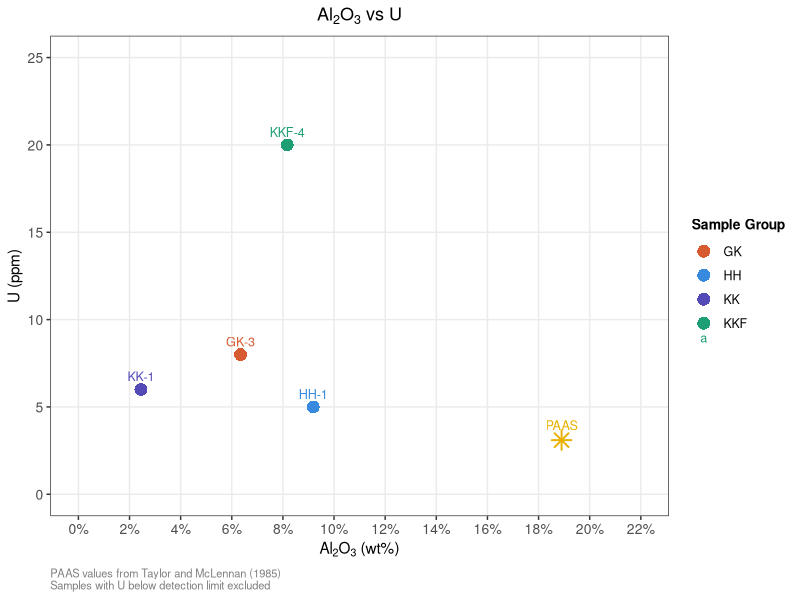

Recreate this plot in R.
library(ggplot2)

# Sample data - Al2O3 (wt%) and U (ppm)
data <- data.frame(
  sample = c("GK-2", "GK-3", "HH-1", "HH-2", "HH-3", 
             "KK-1", "KK-2", "KKF-1", "KKF-2", "KKF-3", "KKF-4", "KKF-5"),
  group = c("GK", "GK", "HH", "HH", "HH", 
            "KK", "KK", "KKF", "KKF", "KKF", "KKF", "KKF"),
  Al2O3 = c(5.2422, 6.3423, 9.1841, 4.9039, 7.0781,
            2.4449, 4.8967, 8.4659, 4.8450, 3.3062, 8.1666, 10.0037),
  U_ppm = c(NA, 8.0, 5.0, NA, NA,
            6.0, NA, NA, NA, NA, 20.0, NA)
)

# PAAS reference point
paas <- data.frame(
  sample = "PAAS",
  group = "PAAS",
  Al2O3 = 18.9,   # PAAS Al2O3 wt% - Taylor & McLennan 1985
  U_ppm = 3.1     # PAAS U ppm
)

# Group colours
group_colours <- c(
  "GK"  = "#D85A30",
  "HH"  = "#378ADD",
  "KK"  = "#534AB7",
  "KKF" = "#1D9E75"
)

# Remove NA rows for plotting
data_clean <- data[!is.na(data$U_ppm), ]

ggplot() +
  # Sample points
  geom_point(data = data_clean,
             aes(x = Al2O3, y = U_ppm, colour = group, label = sample),
             size = 4, shape = 16) +
  # Sample labels
  geom_text(data = data_clean,
            aes(x = Al2O3, y = U_ppm, label = sample, colour = group),
            vjust = -0.8, hjust = 0.5, size = 3.2, fontface = "plain") +
  # PAAS star
  geom_point(data = paas,
             aes(x = Al2O3, y = U_ppm),
             shape = 8, size = 4, colour = "#E8B000", stroke = 1.0) +
  geom_text(data = paas,
            aes(x = Al2O3, y = U_ppm, label = "PAAS"),
            vjust = -1.0, hjust = 0.5, size = 3.2,
            colour = "#E8B000", fontface = "plain") +
  # Scales and labels
  scale_colour_manual(values = group_colours, name = "Sample Group") +
  scale_x_continuous(limits = c(0, 22),
                     breaks = seq(0, 22, 2),
                     labels = function(x) paste0(x, "%")) +
  scale_y_continuous(limits = c(0, 25),
                     breaks = seq(0, 25, 5)) +
  labs(
    x = expression(Al[2]*O[3]~"(wt%)"),
    y = "U (ppm)",
    title = expression(Al[2]*O[3]~"vs U"),
    caption = "PAAS values from Taylor and McLennan (1985)\nSamples with U below detection limit excluded"
  ) +
  theme_bw() +
  theme(
    plot.title    = element_text(hjust = 0.5, size = 13, face = "bold"),
    axis.title    = element_text(size = 11),
    axis.text     = element_text(size = 10),
    legend.title  = element_text(size = 10, face = "bold"),
    legend.text   = element_text(size = 9),
    legend.position = "right",
    panel.grid.minor = element_blank(),
    plot.caption  = element_text(size = 8, colour = "grey50", hjust = 0)
  )
